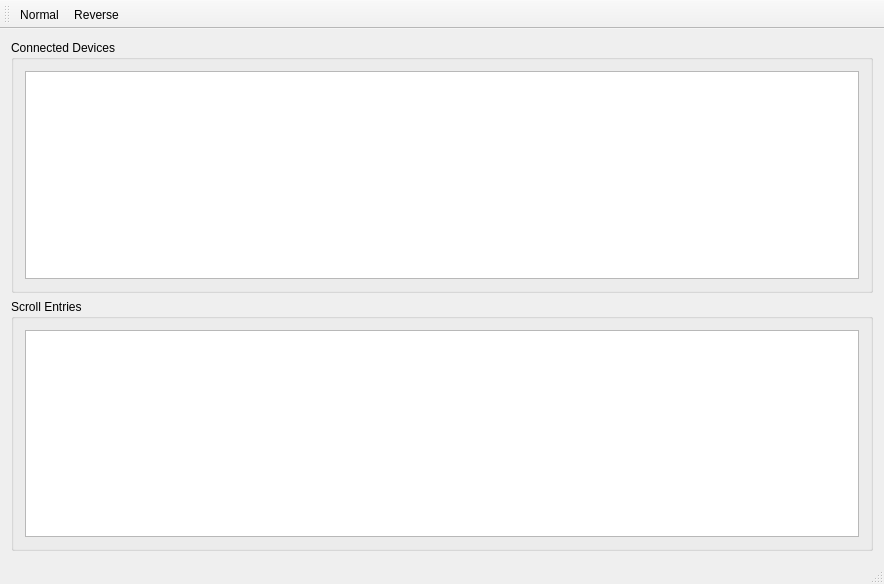
<?xml version="1.0" encoding="UTF-8"?>
<ui version="4.0">
 <class>MainWindow</class>
 <widget class="QMainWindow" name="MainWindow">
  <property name="geometry">
   <rect>
    <x>0</x>
    <y>0</y>
    <width>884</width>
    <height>584</height>
   </rect>
  </property>
  <property name="windowTitle">
   <string>MainWindow</string>
  </property>
  <widget class="QWidget" name="centralWidget">
   <layout class="QGridLayout" name="gridLayout_3">
    <item row="0" column="0">
     <widget class="QGroupBox" name="groupBox_2">
      <property name="title">
       <string>Connected Devices</string>
      </property>
      <layout class="QGridLayout" name="gridLayout_2">
       <item row="0" column="0">
        <widget class="QTableWidget" name="tableWidgetConnectedDeviced">
         <property name="columnCount">
          <number>0</number>
         </property>
        </widget>
       </item>
      </layout>
     </widget>
    </item>
    <item row="1" column="0">
     <widget class="QGroupBox" name="groupBox">
      <property name="title">
       <string>Scroll Entries</string>
      </property>
      <layout class="QGridLayout" name="gridLayout">
       <item row="0" column="0">
        <widget class="QTableWidget" name="tableWidgetScrollEntries"/>
       </item>
      </layout>
     </widget>
    </item>
   </layout>
  </widget>
  <widget class="QMenuBar" name="menuBar">
   <property name="geometry">
    <rect>
     <x>0</x>
     <y>0</y>
     <width>884</width>
     <height>22</height>
    </rect>
   </property>
  </widget>
  <widget class="QToolBar" name="mainToolBar">
   <attribute name="toolBarArea">
    <enum>TopToolBarArea</enum>
   </attribute>
   <attribute name="toolBarBreak">
    <bool>false</bool>
   </attribute>
   <addaction name="actionNormal"/>
   <addaction name="actionReverse"/>
  </widget>
  <widget class="QStatusBar" name="statusBar"/>
  <action name="actionQuit">
   <property name="icon">
    <iconset resource="app.qrc">
     <normaloff>:/images/exit.png</normaloff>:/images/exit.png</iconset>
   </property>
   <property name="text">
    <string>E&amp;xit</string>
   </property>
   <property name="toolTip">
    <string>Quit the application</string>
   </property>
   <property name="shortcut">
    <string>Ctrl+Q</string>
   </property>
  </action>
  <action name="actionNormal">
   <property name="icon">
    <iconset resource="app.qrc">
     <normaloff>:/images/norm_icon.svg</normaloff>:/images/norm_icon.svg</iconset>
   </property>
   <property name="text">
    <string>Normal</string>
   </property>
   <property name="toolTip">
    <string>Set the mouse scroll wheel direction to normal</string>
   </property>
  </action>
  <action name="actionReverse">
   <property name="icon">
    <iconset resource="app.qrc">
     <normaloff>:/images/rev_icon.svg</normaloff>:/images/rev_icon.svg</iconset>
   </property>
   <property name="text">
    <string>Reverse</string>
   </property>
   <property name="toolTip">
    <string>Set the mouse scroll wheel direction to reverse</string>
   </property>
  </action>
 </widget>
 <layoutdefault spacing="6" margin="11"/>
 <resources>
  <include location="app.qrc"/>
 </resources>
 <connections>
  <connection>
   <sender>actionQuit</sender>
   <signal>triggered()</signal>
   <receiver>MainWindow</receiver>
   <slot>close()</slot>
   <hints>
    <hint type="sourcelabel">
     <x>-1</x>
     <y>-1</y>
    </hint>
    <hint type="destinationlabel">
     <x>228</x>
     <y>225</y>
    </hint>
   </hints>
  </connection>
 </connections>
</ui>
